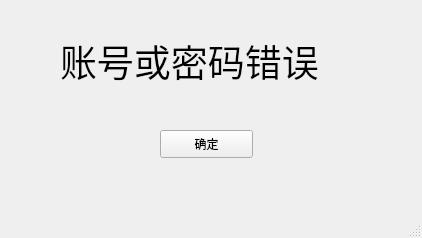
<?xml version="1.0" encoding="UTF-8"?>
<ui version="4.0">
 <class>LogWrong</class>
 <widget class="QMainWindow" name="LogWrong">
  <property name="geometry">
   <rect>
    <x>0</x>
    <y>0</y>
    <width>422</width>
    <height>238</height>
   </rect>
  </property>
  <property name="windowTitle">
   <string>MainWindow</string>
  </property>
  <widget class="QWidget" name="centralwidget">
   <widget class="QLabel" name="label">
    <property name="geometry">
     <rect>
      <x>60</x>
      <y>20</y>
      <width>361</width>
      <height>81</height>
     </rect>
    </property>
    <property name="font">
     <font>
      <family>Academy Engraved LET</family>
      <pointsize>28</pointsize>
     </font>
    </property>
    <property name="text">
     <string>账号或密码错误</string>
    </property>
   </widget>
   <widget class="QPushButton" name="yesButton">
    <property name="geometry">
     <rect>
      <x>160</x>
      <y>130</y>
      <width>93</width>
      <height>28</height>
     </rect>
    </property>
    <property name="text">
     <string>确定</string>
    </property>
   </widget>
  </widget>
  <widget class="QMenuBar" name="menubar">
   <property name="geometry">
    <rect>
     <x>0</x>
     <y>0</y>
     <width>422</width>
     <height>25</height>
    </rect>
   </property>
  </widget>
  <widget class="QStatusBar" name="statusbar"/>
 </widget>
 <resources/>
 <connections/>
</ui>
